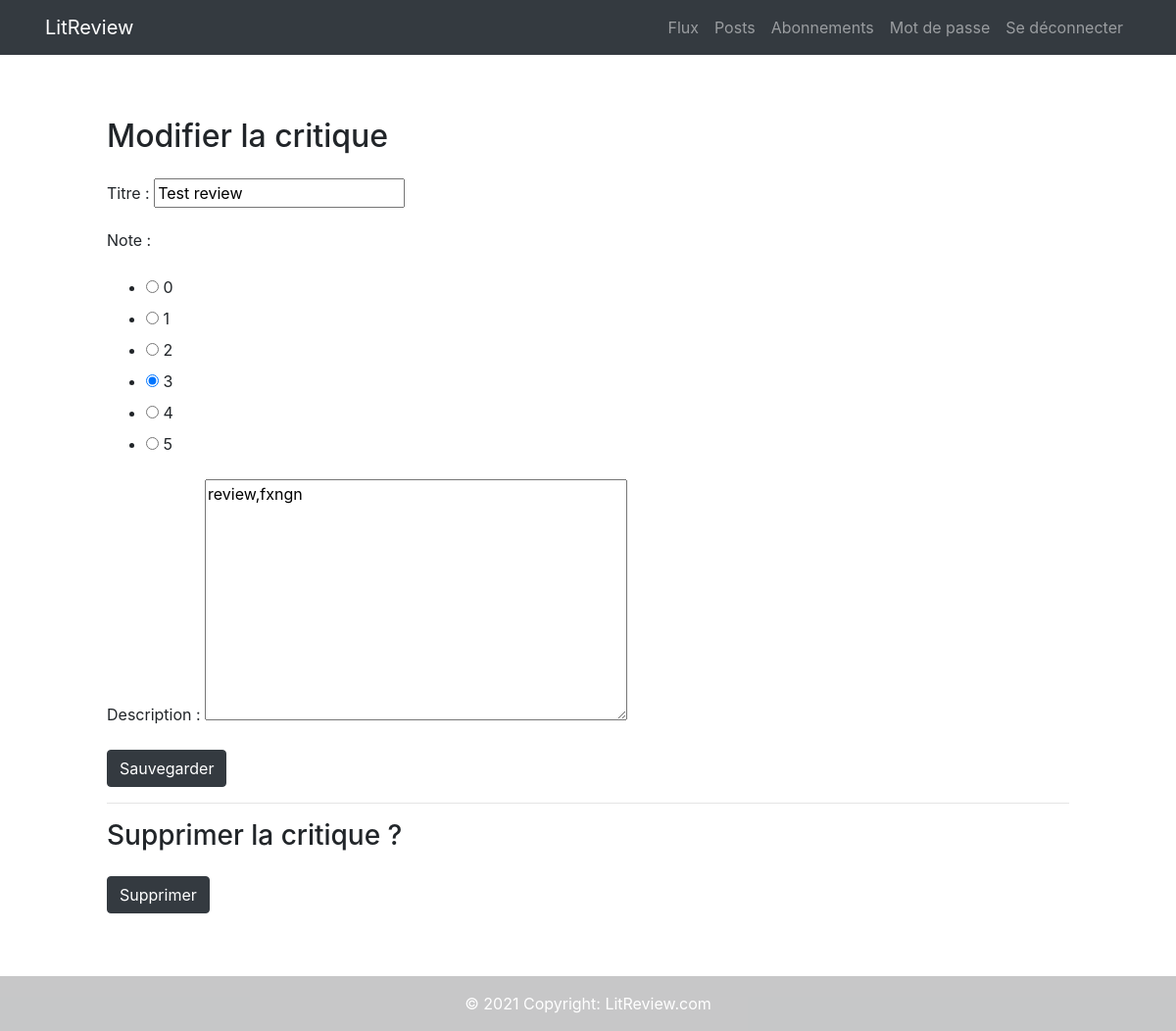
The page /reviews/review/19/edit (signed in) on the database its author committed.
### reviews/models.py (models this page shows, shortened)
class Review(models.Model):
    ticket = models.ForeignKey(to=Ticket, on_delete=models.CASCADE)
    rating = models.PositiveSmallIntegerField(
        validators=[MinValueValidator(0), MaxValueValidator(5)],
        )
    headline = models.CharField(max_length=128)
    body = models.TextField(max_length=8192, blank=True)
    user = models.ForeignKey(
        to=settings.AUTH_USER_MODEL,
        on_delete=models.CASCADE
        )
    time_created = models.DateTimeField(auto_now_add=True)

### reviews/views.py (the view, shortened to what this page needs)
# urls.py: path('review/<int:review_id>/edit', views.edit_review, name='edit_review'),
@login_required
def edit_review(request, review_id):
    review = get_object_or_404(models.Review, id=review_id)
    if request.user != review.user:
        return redirect('review_details', review.id)
    edit_form = forms.ReviewForm(instance=review)
    delete_form = forms.DeleteReviewForm()
    context = {
        'edit_form': edit_form,
        'delete_form': delete_form,
    }
    return render(
        request,
        'reviews/edit_review.html',
        context=context
        )

### reviews/forms.py
class ReviewForm(forms.ModelForm):
    choices = [(0, '0'), (1, '1'), (2, '2'), (3, '3'), (4, '4'), (5, '5')]
    edit_review = forms.BooleanField(widget=forms.HiddenInput, initial=True)
    rating = forms.TypedChoiceField(label='Note', widget=forms.RadioSelect(), choices=choices, coerce=int)
    class Meta:
        model = models.Review
        fields = ['headline', 'rating', 'body']
        labels = {
            'headline':'Titre',
            'body':'Description',
            'rating':'Note'
            }

class DeleteReviewForm(forms.Form):
    delete_review = forms.BooleanField(widget=forms.HiddenInput, initial=True)

### reviews/templates/reviews/edit_review.html (shortened to what this page needs)
{% extends 'base.html' %}
{% block content %}
<section class="p-5 m-3">
    <h2 class="pb-3">Modifier la critique</h2>
    <form method="post">
        {{ edit_form.as_p }}
        <button type="submit" class="btn btn-dark">Sauvegarder</button>
    </form>
    <hr>
    <h3 class="pb-3">Supprimer la critique ?</h3>
    <form method="post">
        <button type="submit" class="btn btn-dark">Supprimer</button>
    </form>
</section>
{% endblock content %}

### rows shown on the page
Review: headline "Test review", rating "☐ Note : ☐ 1 ☐ 2 ☑ 3 ☐ 4 ☐ 5", body "review,fxngn"
